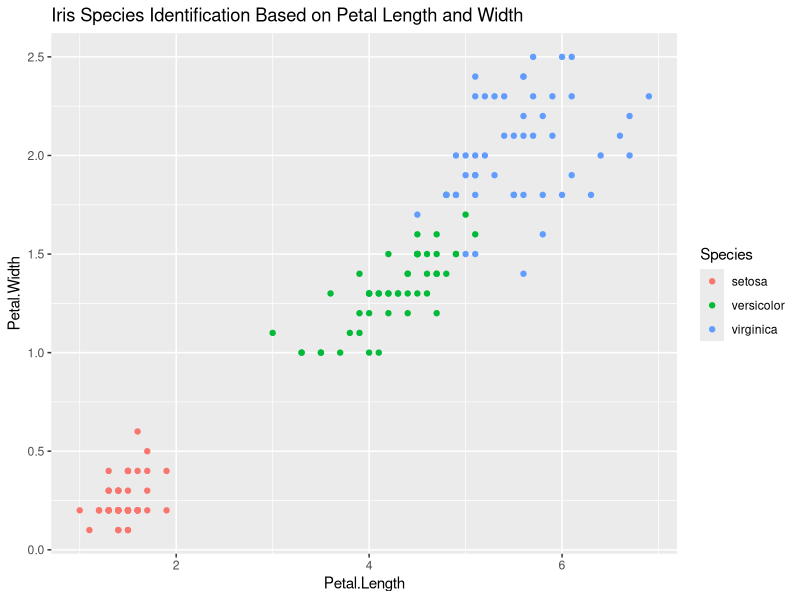
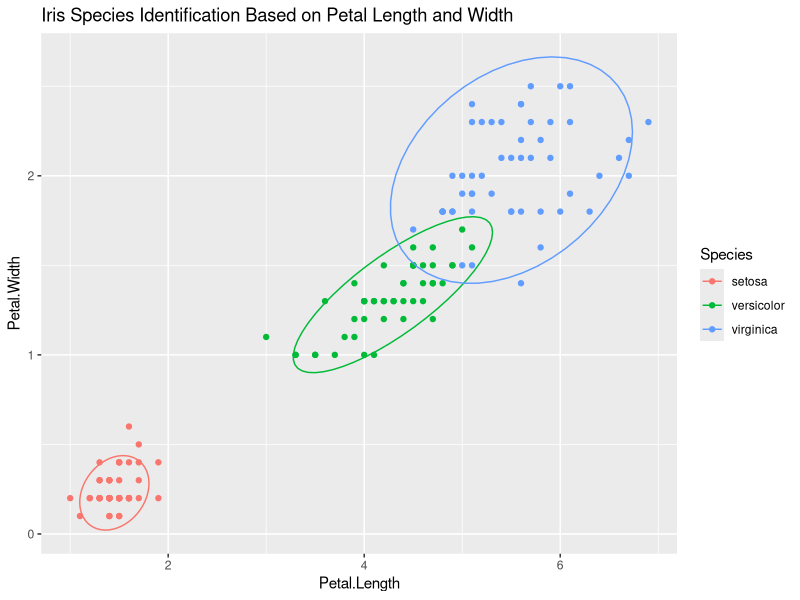
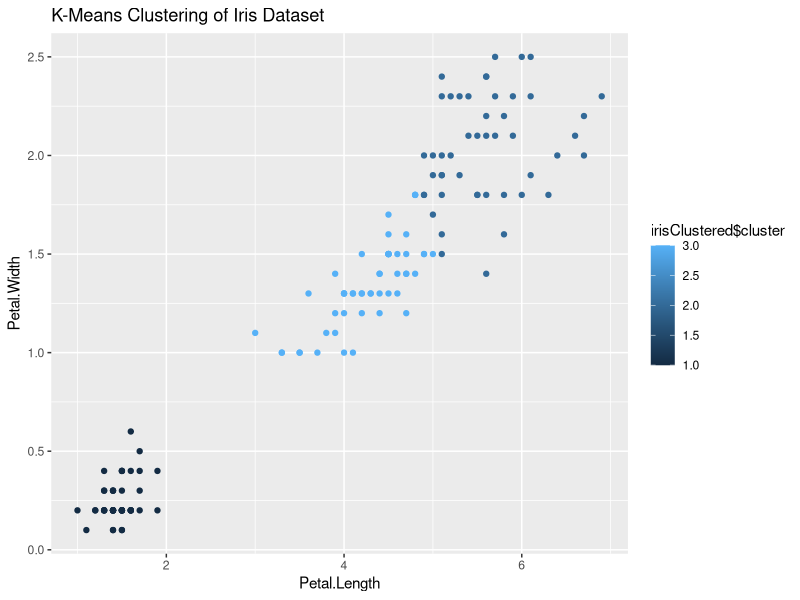

Write the R code that produced these figures, in order.
## ---- chunk 1
library(datasets)
library(dplyr)
library(ggplot2)
## ---- chunk 2
str(iris)
## ---- chunk 3
plot1 <- ggplot(iris, aes(Petal.Length, Petal.Width, color = Species)) + geom_point() + ggtitle("Iris Species Identification Based on Petal Length and Width")
plot1
## ---- chunk 4
plot1 + stat_ellipse()
## ---- chunk 5
irisClustered <- kmeans(iris[ , 3:4], 3, nstart = 25)
## ---- chunk 6
clusterClassifications <- table(irisClustered$cluster, iris$Species)
clusterClassifications
## ---- chunk 7
tP <- 50 + 48 + 46
total <- 150
modelAccuracy <- (tP / total) *100
cat("The model is", modelAccuracy, "percent accurate, which is very high!")
## ---- chunk 8
irisClustered$clusterAsFactors <- as.factor(irisClustered$cluster)
clusterPlot <- ggplot(iris, aes(Petal.Length, Petal.Width, color = irisClustered$cluster)) + geom_point() + ggtitle("K-Means Clustering of Iris Dataset")
clusterPlot
## ---- chunk 9

